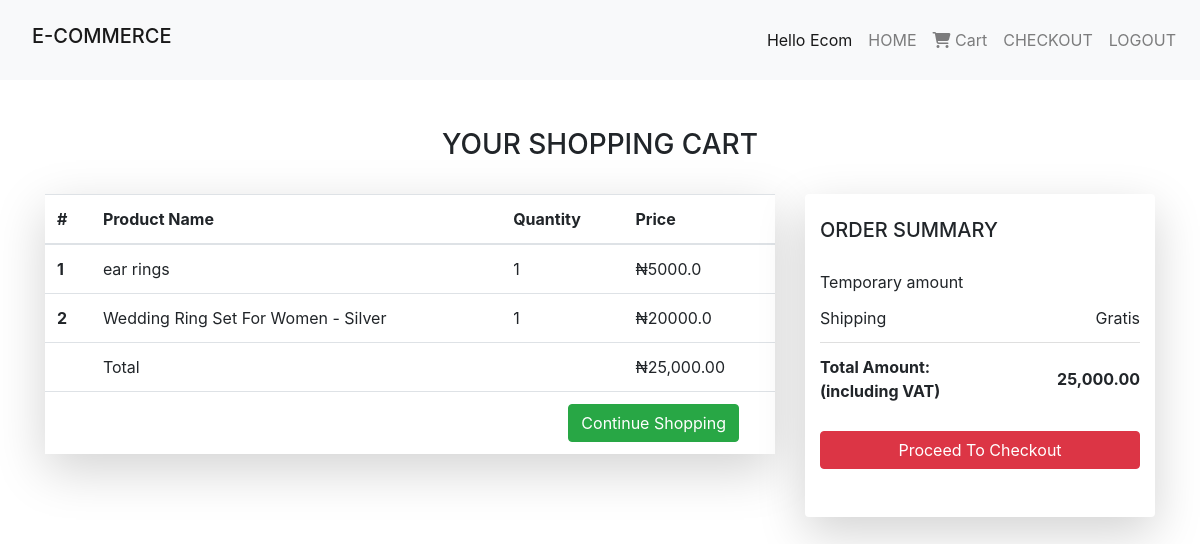
The app's page /cart/ (signed in), older data.
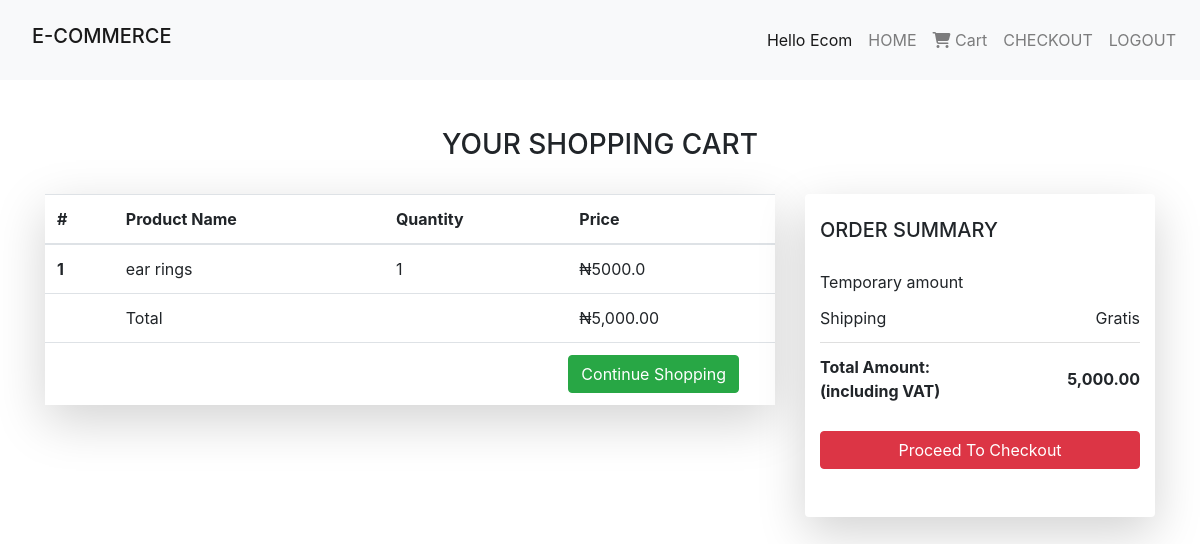
The same page, newer data.
### cart_app/models.py (models this page shows, shortened)
class Cart(models.Model):
    user = models.ForeignKey(User, on_delete=models.CASCADE)
    item = models.ForeignKey(Product, on_delete=models.CASCADE)
    quantity = models.IntegerField(default=1)
    def get_total(self):
        total = self.item.price * self.quantity
        floattotal = float("{0:.2f}".format(total))
        return floattotal

class Order(models.Model):
    orderitems = models.ManyToManyField(Cart)
    user = models.ForeignKey(User, on_delete=models.CASCADE)
    ordered = models.BooleanField(default=False)
    created = models.DateTimeField(auto_now_add=True)
    session_key = models.CharField(max_length=40, null=True)
    def get_totals(self):
        total = 0
        for order_item in self.orderitems.all():
            total += order_item.get_total()
        return total

### product_app/models.py (models this page shows, shortened)
class Product(models.Model):
    product_image = models.ImageField(null = True, blank = True)
    name = models.CharField(max_length=200)
    slug = models.SlugField(default="testing")
    category= models.ForeignKey(Category, on_delete=models.CASCADE)
    product_description= models.CharField(max_length=500, null = True, blank = True)
    price = models.FloatField()

### cart_app/views.py (the view)
# urls.py: path('cart/', views.cart, name = "cart")
def cart(request):
    user = request.user
    carts = Cart.objects.filter(
        user=user
        )
    orders = Order.objects.filter(
        user=user,
        ordered=False)
    if carts.exists():
        order = orders[0]
        return render(request, 'cart/cart.html', {"carts": carts, 'order': order})
    else:
        messages.warning(request, "You do not have an active order")
        return redirect("home")

### templates/cart/cart.html (shortened to what this page needs)
{% extends 'products/base.html' %}
{% block content %}
{% load humanize %}
<section class = "container">
  <br><br/>
  <h3 class = "text-center">YOUR SHOPPING CART</h3>
  <br>
  <div class="row">
    <div class="col-lg-8">
      <div class = "shadow-lg p- mb-5 bg-white">
        <table class="table table-hover">
          <thead>
            <tr>
              <th scope="col">#</th>
              <th scope="col">Product Name</th>
              <th scope="col">Quantity</th>
              <th scope="col">Price</th>
            </tr>
          </thead>
          <tbody>
            {% for cart in carts %}
            <tr>
              <th scope="row">{{ forloop.counter }}</th>
              <td>{{ cart.item.name }}</td>
              <td>{{ cart.quantity }}</td>
              <td>₦{{ cart.get_total }}</td>
            </tr>
          {% endfor %}
            <tr>
              <th scope="row"></th>
              <td col="row">Total</td>
              <th scope="row"></th>
              <td>₦{{ order.get_totals |floatformat:2|intcomma }}</td>
            </tr>
            <tr>
              <th scope="row"></th>
              <td colspan="3" class="text-right ">
                <a href="{% url 'home' %} "
                ><button class="btn btn-success mr-4">Continue Shopping</button></a>
              </td>
            </tr>
          </tbody>
        </table>
      </div>
    </div>
      <div class="col-lg-4">
        <div class = "shadow-lg p- mb-5 bg-white rounded container">
        <div class="mb-3">
          <br>
            <h5 class="mb-3">ORDER SUMMARY</h5>
            <ul class="list-group list-group-flush">
              <li class="list-group-item d-flex justify-content-between align-items-center border-0 px-0 pb-0">
                Temporary amount
              </li>
              <li class="list-group-item d-flex justify-content-between align-items-center px-0">
                Shipping
                <span>Gratis</span>
              </li>
              <li class="list-group-item d-flex justify-content-between align-items-center border-0 px-0 mb-3">
                <div>
                  <strong>Total Amount:</strong>
                  <strong>
                    <p class="mb-0">(including VAT)</p>
                  </strong>
                </div>
                <span><strong>{{ order.get_totals|floatformat:2|intcomma}}</strong></span>
              </li>
            </ul>
            <a href="{% url 'checkout' %}" style="text-decoration: none;"
            ><button class="btn btn-danger mr-4 btn-block">Proceed To Checkout</button></a>
            <br><br/>
          </div>
        </div>
      </div>
  </div>
</section>
{% endblock %}

### templates/products/base.html (shortened to what this page needs)
{% load static%}
{% load cart_tag %}
<!DOCTYPE html>
<html lang="en">
<head>
    <link rel="stylesheet" href="https://stackpath.bootstrapcdn.com/bootstrap/4.5.2/css/bootstrap.min.css">
    <link rel = "stylesheet" href = "{% static 'css/products.css'%} ">
</head>
<body>
    <nav class="navbar navbar-expand-lg navbar-light bg-light">
        <a class="nav-link" href=""><h1 class="navbar-brand" style = "font-size: 20px">E-COMMERCE</h1></a>
        <div class="collapse navbar-collapse" id="navbarNav">
          <ul class="nav navbar-nav ml-auto">
            {% if user.is_authenticated%}
            <li class="nav-item active">
              <a class="nav-link active" href="">Hello {{user.username | title}} <span class="sr-only">(current)</span></a>
            </li>
            <li class="nav-item">
              <a class="nav-link" href="{% url 'home' %}">HOME</a>
              <li class="nav-item">
                <a class="nav-link" href="{% url 'cart' %}">
                  <i class="fa fa-shopping-cart"></i> Cart
                </a>
              </li>
              <li class="nav-item">
                <a class="nav-link" href="{% url 'checkout' %}">
                  CHECKOUT
                </a>
              </li>
              <li class="nav-item">
                <a class="nav-link" href="{% url 'logout' %}">
                 LOGOUT
                </a>
              </li>
              {% endif %}
          </ul>
      </nav>
    {% block content%}
    {% endblock%}
</body>
</html>

### product_app/static/css/products.css (style rules this page uses)
body, html { position: relative; overflow-x: hidden; }

Row changes from the older to the newer data that the page shows:
removed Cart: item.name "Wedding Ring Set For Women - Silver", quantity "1", get_total "20000.0"
computed for Order: get_totals "25,000.00" → "5,000.00"
